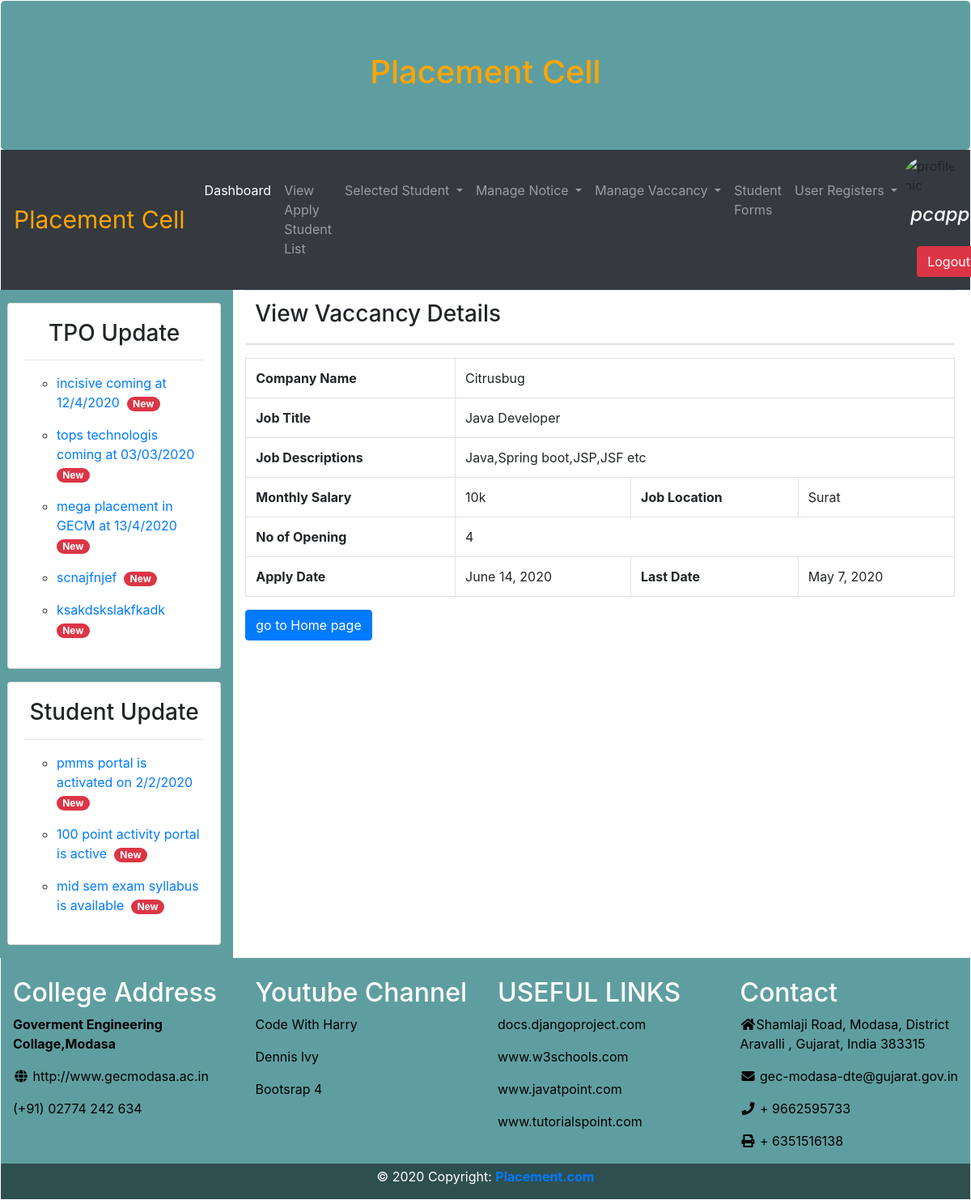
The app's page /pcadmin/admin_view_vacancy_details/5/ (signed in) with its own data.
### pcapp/models.py (models this page shows, shortened)
class Tpo_Update(models.Model):
    tpo_update = models.TextField(max_length=300, default='1')

class Student_Update(models.Model):
    student_update = models.TextField(max_length=300, null=True)

class Add_vaccancy(models.Model):
    job_title = models.CharField(max_length=100, null=True)
    salary = models.CharField(max_length=100, null=True)
    name = models.CharField(max_length=100, null=True)
    description = models.TextField(max_length=500, null=True)
    location = models.CharField(max_length=100, null=True)
    no_of_opening = models.CharField(max_length=100, null=True)
    apply_date = models.DateField(auto_now_add=True, null=True)
    last_date = models.DateField(default="30/02/20", help_text="(mm/dd/yyyy)")

### pcapp/decorators.py (the view)
    def wrapper_func(request, *args, **kwargs):
        group = None
        if request.user.groups.exists():
            group = request.user.groups.all()[0].name
        if group == 'student':
            return redirect('student_dashboard')
        if group == 'company':
            return redirect('company_dashboard')
        if group == 'admin':
            return view_func(request, *args, **kwargs)
        else:
            return HttpResponse("You are not authorized to view this page...")

### pcapp/views.py (called while the page is built)
@login_required(login_url='login')
@admin_only
def admin_view_vacancy_details(request, myid):
    tpo = Tpo_Update.objects.all()
    studupdate = Student_Update.objects.all()
    form = Add_vaccancy.objects.filter(id=myid)
    context = {'form': form, 'tpo': tpo, 'studupdate': studupdate}
    return render(request, 'admin_view_vacancy_details.html', context)

### pcapp/templates/admin_view_vacancy_details.html (shortened to what this page needs)
{% extends 'admin.html' %}
{% block body %}
<table class="table" xmlns="http://www.w3.org/1999/html">
    <thead>
    <tr>
        <th><h3>View Vaccancy Details</h3></th>
    </tr>
    </thead>
</table>
<table class="table table-bordered">
    <tbody>
    {% for i in form %}
    <tr>
        <th>Company Name</th>
        <td colspan="4">{{i.name}}</td>
    </tr>
    <tr>
        <th>Job Title</th>
        <td colspan="4">{{i.job_title}}</td>
    </tr>
    <tr>
        <th>Job Descriptions</th>
        <td colspan="4">{{i.description}}</td>
    </tr>
    <tr>
        <th>Monthly Salary</th>
        <td>{{i.salary}}</td>
        <th>Job Location</th>
        <td>{{i.location}}</td>
    </tr>
    <tr>
        <th>No of Opening</th>
        <td colspan="4">{{i.no_of_opening}} </td>
    </tr>
    <tr>
        <th>Apply Date</th>
        <td>{{i.apply_date}}</td>
        <th>Last Date</th>
        <td>{{i.last_date}}</td>
    </tr>
    {% endfor %}
    </tbody>
</table>
 <a href="{% url 'admin_dashboard' %}"><button class="btn btn-primary">go to Home page</button></a>
{% endblock %}

### pcapp/templates/basic.html (shortened to what this page needs)
<!DOCTYPE html>
{% load static %}
<html lang="en">
<head>
    <link rel="stylesheet" href="https://maxcdn.bootstrapcdn.com/bootstrap/4.4.1/css/bootstrap.min.css">
    <link rel="stylesheet" href="https://use.fontawesome.com/releases/v5.7.0/css/all.css"
>
    <link rel="stylesheet" href="media/pcapp/css/homecss.css" type="text/css">
</head>
<body>
<div class="container-flauid" style="margin:1px">
    <div class="jumbotron mb-0 text-center" style="background-color:#5F9EA0">
        <h1 style="color:orange;font-size:40px">Placement Cell</h1>
    </div>
    {% include 'navbar.html' %}
    <div class="row mr-1">
        <div class="col-sm-3" style="background-color:#5F9EA0">
            <div class="card ml-2 mt-3 mb-3">
                <div class="card-body text-center">
                    <h3>TPO Update</h3>
                    <hr>
                    <marquee class="text-left" direction="up" scrollamount="4">
                        {% for i in tpo %}
                        <ul type="circle">
                            <li><a href="">{{i.tpo_update}}&nbsp<span class="badge badge-danger badge-pill">New</span>
                            </a><br></li>
                        </ul>
                        {% endfor %}
                    </marquee>
                </div>
            </div>
            <div class="card ml-2 mt-3 mb-3">
                <div class="card-body text-center">
                    <h3>Student Update</h3>
                    <hr>
                    <marquee class="text-left" direction="up" scrollamount="4">
                        {% for i in studupdate %}
                        <ul type="circle">
                            <li><a href="">{{i.student_update}} &nbsp<span
                                    class="badge badge-danger badge-pill">New</span>
                            </a><br>
                            </li>
                        </ul>
                        {% endfor %}
                    </marquee>
                </div>
            </div>
        </div>
        <div class="col-sm-9">
            {% block body %}{% endblock %}
        </div>
    </div>
    <div class="footer col-md-12">
        <div class="row" style="background-color:#5F9EA0">
            <div class="col-md-3" style="background-color:#5F9EA0;color:white"><br>
                <h2>College Address</h2>
                <a href="" style="color:black">
                    <p><b>Goverment Engineering Collage,Modasa</b></p>
                    <a href="http://www.gecmodasa.ac.in" style="color:black"><p><i class="fa fa-fw fa-globe"></i>
                        http://www.gecmodasa.ac.in</p></a>
                    <p style="color:black">(+91) 02774 242 634</p>
                </a>
            </div>
            <div class="col-md-3" style="background-color:#5F9EA0;color:white">
                <br>
                <h2>Youtube Channel</h2>
                <p>
                    <a href="https://www.youtube.com/channel/UCeVMnSShP_Iviwkknt83cww" style="color:black">Code With
                        Harry</a>
                </p>
                <p>
                    <a href="https://www.youtube.com/channel/UCTZRcDjjkVajGL6wd76UnGg" style="color:black">Dennis
                        lvy</a>
                </p>
                <p>
                    <a href="https://www.w3schools.com/bootstrap4/" style="color:black">Bootsrap 4</a>
                </p>
            </div>
            <div class="col-md-3" style="background-color:#5F9EA0;color:white">
                <br>
                <h2>USEFUL LINKS</h2>
                <p>
                    <a href="https://docs.djangoproject.com/en/3.0/" style="color:black">docs.djangoproject.com</a>
                </p>
                <p>
                    <a href="https://www.w3schools.com/" style="color:black">www.w3schools.com</a>
                </p>
                <p>
                    <a href="https://www.javatpoint.com/" style="color:black">www.javatpoint.com</a>
                </p>
                <p>
                    <a href="https://www.tutorialspoint.com/django/index.htm"
                       style="color:black">www.tutorialspoint.com</a>
                </p>
            </div>
            <div class="col-md-3" style="background-color:#5F9EA0;color:white">
                <br>
                <h2>Contact</h2>
                <p style="color:black">
                    <i class="fa fa-fw fa-home"></i>Shamlaji Road, Modasa, District Aravalli , Gujarat, India 383315</p>
                <p style="color:black">
                    <i class="fa fa-fw fa-envelope"></i> gec-modasa-dte@gujarat.gov.in</p>
                <p style="color:black">
                    <i class="fa fa-fw fa-phone"></i> + 9662595733</p>
                <p style="color:black">
                    <i class="fa fa-fw fa-print"></i> + 6351516138</p>
            </div>
        </div>
        <div class="row">
            <div class="column2 col-md-12" style="background-color:#2F4F4F;">
                <p class="text-center mt-1" style="color:white">© 2020 Copyright:
                    <a href="https://mdbootstrap.com/education/bootstrap/">
                        <strong> Placement.com</strong>
                    </a>
                </p>
            </div>
        </div>
    </div>
</div>
</body>
</html>

### pcapp/templates/navbar.html (shortened to what this page needs)
{% load static %}
<nav class="navbar navbar-expand-sm bg-dark navbar-dark">
    <a class="navbar-brand" href="#" style="color:orange;font-size:30px">Placement Cell</a>
    <div class="collapse navbar-collapse" id="collapsibleNavbar">
        <ul class="navbar-nav">
            {% if request.user.student %}
            <li class="nav-item">
                <a class="nav-link active" href="{% url 'student_dashboard' %}">Dashboard</a>
            </li>
            <li class="nav-item dropdown">
                <a class="nav-link dropdown-toggle" href="#" id="navbardrop3" data-toggle="dropdown">
                    Fill Education Form
                </a>
                <div class="dropdown-menu">
                    <a class="dropdown-item" href="{% url 'student_form' %}">Add Details</a>
                    <a class="dropdown-item" href="{% url 'view_student_form' %}">View Details</a>
                </div>
            </li>
            <li class="nav-item">
                <a class="nav-link" href="{% url 'view_vaccancy' %}">view Vaccancy</a>
            </li>
            <li class="nav-item">
                <a class="nav-link" href="{% url 'applied_job_list' %}">History of applied Job</a>
            </li>
            <li class="nav-item">
                <a class="nav-link" href="../selected_student_list/">Selected Students list</a>
            </li>
            <li class="nav-item">
                <a class="nav-link" href="{% url 'saccount' %}">Profile</a>
            </li>
            <li class="nav-item dropdown">
                <a class="nav-link dropdown-toggle" href="#" id="navbardrop78" data-toggle="dropdown">
                    Success Story
                </a>
                <div class="dropdown-menu">
                    <a class="dropdown-item" href="{% url 'successStory' %}">Create Story</a>
                    <a class="dropdown-item" href="{% url 'view_successStory' %}">View Stories</a>
                </div>
            </li>
            {% elif request.user.is_staff %}
            <li class="nav-item">
                <a class="nav-link active" href="{% url 'admin_dashboard' %}">Dashboard</a>
            </li>
            <li class="nav-item">
                <a class="nav-link" href="{% url 'view_apply_student_list' %}">View Apply Student List</a>
            </li>
            <li class="nav-item dropdown">
                <a class="nav-link dropdown-toggle" href="#" id="navbardrop" data-toggle="dropdown">
                    Selected Student
                </a>
            </li>
            <li class="nav-item dropdown">
                <a class="nav-link dropdown-toggle" href="#" id="navbardrop12" data-toggle="dropdown">
                    Manage Notice
                </a>
            </li>
            <li class="nav-item dropdown">
                <a class="nav-link dropdown-toggle" href="#" id="navbardrop5" data-toggle="dropdown">
                    Manage Vaccancy
                </a>
            </li>
            <li class="nav-item">
                <a class="nav-link" href="{% url 'view_list_student_form' %}">Student Forms</a>
            </li>
            <li class="nav-item dropdown">
                <a class="nav-link dropdown-toggle" href="#" id="navbardrop4" data-toggle="dropdown">
                    User Registers
                </a>
            </li>
            {% endif %}
        </ul>
    </div>
    {% if request.user.is_staff %}
    <ul class="navbar-nav form-inline">
        <div class="media">
            <img src="{% static 'images/admin.JPG/' %}" alt="profile pic" class="mr-1 rounded-circle"
                 style="width:65px;height:50px;">
        </div>
        <li class="nav-item">
            <h4 class="nav-link" style="color:white"><i>{{request.user}}</i></h4>
        </li>
        <li class="nav-item">
            <a class="nav-link" href="{% url 'logout' %}">
                <button class="btn btn-danger ml-2">Logout</button>
            </a>
        </li>
    </ul>
    {% endif %}
</nav>

### records on screen
Tpo_Update: tpo_update "incisive coming at 12/4/2020"
Tpo_Update: tpo_update "tops technologis coming at 03/03/2020"
Tpo_Update: tpo_update "mega placement in GECM at 13/4/2020"
Tpo_Update: tpo_update "scnajfnjef"
Tpo_Update: tpo_update "ksakdskslakfkadk"
Student_Update: student_update "pmms portal is activated on 2/2/2020"
Student_Update: student_update "100 point activity portal is active"
Student_Update: student_update "mid sem exam syllabus is available"
Add_vaccancy: name "Citrusbug", job_title "Java Developer", description "Java,Spring boot,JSP,JSF etc", salary "10k", location "Surat", no_of_opening "4", apply_date "June 14, 2020", last_date "May 7, 2020"

### other values on screen
{{ request.user }} "pcapp"
